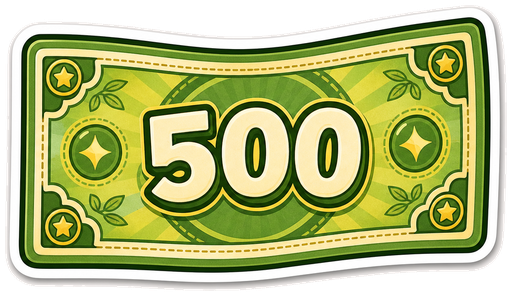
#> input picture assets/items/bill-500.png, 512 x 296 px, found by its file name
$ python prepare_assets.py
#> lines starting #> are read from the running program, lines starting #| are printed output that depends on the picture; after the words box and inside, x2 and y2 are one past the last pixel; in counts of white or black regions, pixels touching at a corner belong together
from __future__ import annotations

import shutil
from collections import deque
from pathlib import Path

import numpy as np
from PIL import Image, ImageDraw, ImageFilter


ROOT = Path(__file__).resolve().parents[1]
SOURCE = ROOT / "assets" / "source-previews"
ASSETS = ROOT / "assets"
PUBLIC = ROOT / "public" / "assets"


ITEM_FILES = [
    "bill-500.png",
    "bill-1000.png",
    "bill-5000.png",
    "contract.png",
    "mirror.png",
    "hallway.png",
    "kitchen.png",
    "tax.png",
    "fine.png",
    "wheel.png",
    "engine.png",
    "car-body.png",
    "fuel-can-20l.png",
]

CHARACTER_FILES = {
    "heroine-concept.png": "heroine.png",
    "car-mode-concept.png": "heroine-car.png",
}


def estimate_background(rgb: np.ndarray) -> np.ndarray:
    h, w, _ = rgb.shape
    size = max(12, min(h, w) // 40)
    samples = np.concatenate(
        [
            rgb[:size, :size].reshape(-1, 3),
            rgb[:size, -size:].reshape(-1, 3),
            rgb[-size:, :size].reshape(-1, 3),
            rgb[-size:, -size:].reshape(-1, 3),
        ],
        axis=0,
    )
    return np.median(samples, axis=0)


def flood_background(candidate: np.ndarray) -> np.ndarray:
    h, w = candidate.shape
    visited = np.zeros((h, w), dtype=bool)
    queue: deque[tuple[int, int]] = deque()

    for x in range(w):
        if candidate[0, x]:
            visited[0, x] = True
            queue.append((0, x))
        if candidate[h - 1, x]:
            visited[h - 1, x] = True
            queue.append((h - 1, x))

    for y in range(h):
        if candidate[y, 0] and not visited[y, 0]:
            visited[y, 0] = True
            queue.append((y, 0))
        if candidate[y, w - 1] and not visited[y, w - 1]:
            visited[y, w - 1] = True
            queue.append((y, w - 1))

    while queue:
        y, x = queue.popleft()
        for ny, nx in ((y - 1, x), (y + 1, x), (y, x - 1), (y, x + 1)):
            if 0 <= ny < h and 0 <= nx < w and candidate[ny, nx] and not visited[ny, nx]:
                visited[ny, nx] = True
                queue.append((ny, nx))

    return visited


def dilate(mask: np.ndarray, pixels: int) -> np.ndarray:
    image = Image.fromarray((mask.astype(np.uint8) * 255), "L")
    for _ in range(pixels):
        image = image.filter(ImageFilter.MaxFilter(3))
    return np.array(image) > 0


def crop_to_alpha(image: Image.Image, pad: int) -> Image.Image:
    alpha = image.getchannel("A")
    bbox = alpha.getbbox()
    if bbox is None:
        return image
    left, top, right, bottom = bbox
    left = max(0, left - pad)
    top = max(0, top - pad)
    right = min(image.width, right + pad)
    bottom = min(image.height, bottom + pad)
    return image.crop((left, top, right, bottom))


def fit_max(image: Image.Image, max_dimension: int) -> Image.Image:
    longest = max(image.size)
    if longest <= max_dimension:
        return image
    scale = max_dimension / longest
    size = (round(image.width * scale), round(image.height * scale))
    return image.resize(size, Image.Resampling.LANCZOS)


def prepare_cutout(src: Path, dst: Path, *, tolerance: float, preserve_px: int, pad: int, max_dimension: int) -> None:
    src_image = Image.open(src).convert("RGB")
    rgb = np.asarray(src_image).astype(np.float32)
    bg = estimate_background(rgb)
    dist = np.linalg.norm(rgb - bg, axis=2)
    candidate = dist <= tolerance
    bg_connected = flood_background(candidate)

    core_opaque = ~bg_connected
    opaque = dilate(core_opaque, preserve_px)

    rgba = np.dstack([np.asarray(src_image), (opaque.astype(np.uint8) * 255)])
    out = Image.fromarray(rgba, "RGBA")
    out = crop_to_alpha(out, pad=pad)
    out = fit_max(out, max_dimension=max_dimension)
    dst.parent.mkdir(parents=True, exist_ok=True)
    out.save(dst)


def copy_file(src: Path, dst: Path) -> None:
    dst.parent.mkdir(parents=True, exist_ok=True)
    shutil.copy2(src, dst)


def create_contact_sheet(files: list[Path], dst: Path) -> None:
    thumb = 180
    label_h = 28
    cols = 5
    rows = (len(files) + cols - 1) // cols
    sheet = Image.new("RGBA", (cols * thumb, rows * (thumb + label_h)), (255, 255, 255, 255))
    draw = ImageDraw.Draw(sheet)

    checker = Image.new("RGBA", (thumb, thumb), (255, 255, 255, 255))
    cd = ImageDraw.Draw(checker)
    cell = 18
    for y in range(0, thumb, cell):
        for x in range(0, thumb, cell):
            fill = (220, 220, 220, 255) if ((x // cell + y // cell) % 2) else (248, 248, 248, 255)
            cd.rectangle((x, y, x + cell - 1, y + cell - 1), fill=fill)

    for i, file in enumerate(files):
        col = i % cols
        row = i // cols
        x0 = col * thumb
        y0 = row * (thumb + label_h)
        sheet.alpha_composite(checker, (x0, y0))

        img = Image.open(file).convert("RGBA")
        img.thumbnail((thumb - 20, thumb - 20), Image.Resampling.LANCZOS)
        ix = x0 + (thumb - img.width) // 2
        iy = y0 + (thumb - img.height) // 2
        sheet.alpha_composite(img, (ix, iy))
        draw.text((x0 + 6, y0 + thumb + 6), file.name[:24], fill=(30, 30, 30, 255))

    dst.parent.mkdir(parents=True, exist_ok=True)
    sheet.convert("RGB").save(dst)


def main() -> None:
    for name in ITEM_FILES:
        prepare_cutout(
            SOURCE / "items" / name,
            ASSETS / "items" / name,
            tolerance=22,
            preserve_px=3,
            pad=12,
            max_dimension=512,
        )
#> in prepare_cutout, `src_image = Image.open(src).convert("RGB")`:
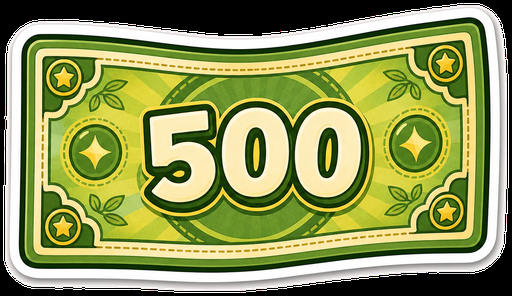
#> src_image: PIL image 512x296 RGB; mean R, G, B 141.8, 150.3, 86.9
#> in estimate_background, `samples = np.concatenate( [ rgb[:size, :size].reshape(-1, 3), rgb[:siz..`: samples = 576 rows, first 8: [0, 0, 0], [0, 0, 0], [0, 0, 0], [0, 0, 0], [0, 0, 0], [0, 0, 0], [0, 0, 0], [0, 0, 0]
#> in prepare_cutout, `bg = estimate_background(rgb)`: bg = [0, 0, 0]
#> in prepare_cutout, `dist = np.linalg.norm(rgb - bg, axis=2)`:
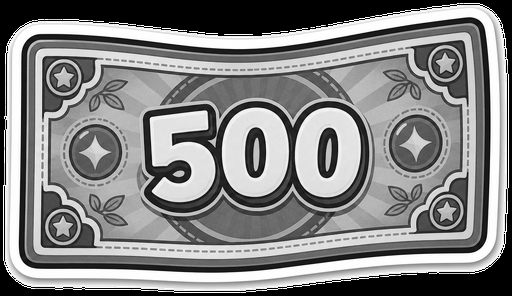
#> dist: shape (296, 512) float32; min 0, max 441.7, mean 229; drawn with min black and max white
#> in prepare_cutout, `candidate = dist <= tolerance`:
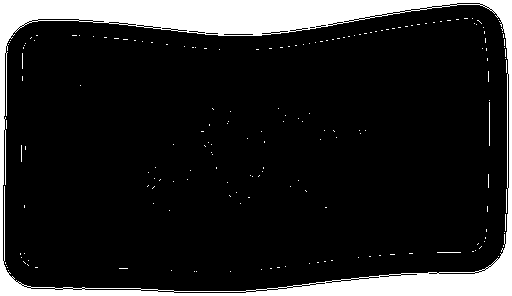
#> candidate: shape (296, 512) bool; 14% white; 183 white regions (179 under 20 px), largest, box (x1, y1, x2, y2) and area: (0, 0, 512, 296) 20758, (489, 102, 490, 146) 44, (506, 189, 507, 213) 24, (437, 252, 461, 253) 24
#> after the loop in flood_background, `for x in range(w):`: visited: shape (296, 512) bool; 0.68% white in thin lines or dots
#> after the loop in flood_background, `for y in range(h):`:
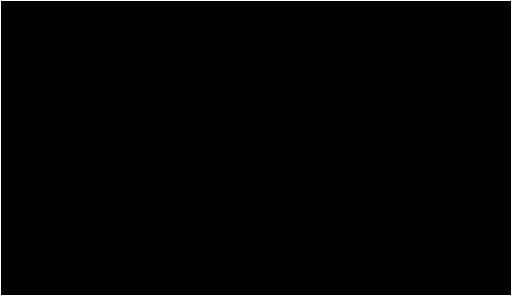
#> visited: shape (296, 512) bool; 1.1% white in thin lines or dots
#> the loop in flood_background, `while queue:` made 19723 passes
#> (y, x) on passes 1 to 3: (0, 0), (295, 0), (0, 1)
#> after the loop in flood_background, `while queue:`:
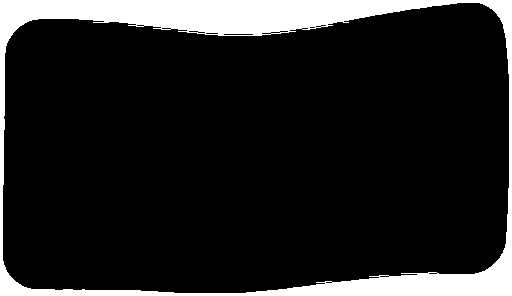
#> visited: shape (296, 512) bool; 13% white; 1 white region, box (x1, y1, x2, y2) and area: (0, 0, 512, 296) 19723
#> the loop in dilate, `for _ in range(pixels):` made 3 passes
#> pass 1, in dilate, `image = image.filter(ImageFilter.MaxFilter(3))`:
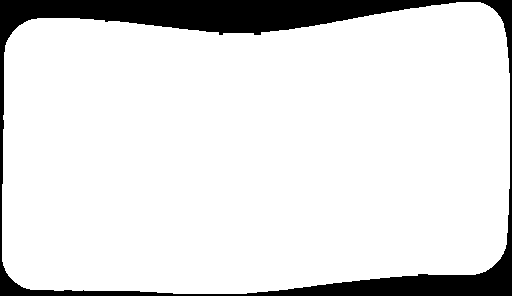
#> image: PIL image 512x296 L; 88.2% white; 1 black region, box (x1, y1, x2, y2) and area: (0, 0, 512, 296) 17816
#> in dilate, `return np.array(image) > 0`: returned value: shape (296, 512) bool; 90.4% white; 4 black regions, box (x1, y1, x2, y2) and area: (0, 0, 454, 182) 9343, (249, 191, 512, 296) 3947, (0, 264, 171, 296) 773, (483, 0, 512, 71) 445
#> in prepare_cutout, `rgba = np.dstack([np.asarray(src_image), (opaque.astype(np.uint8) * 25..`:
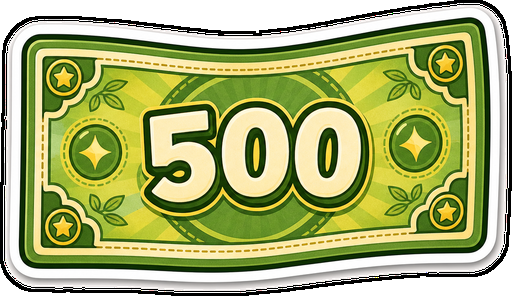
#> rgba: shape (296, 512, 4); mean R, G, B, A 141.8, 150.3, 86.9, 230.6; transparent parts drawn white
#> in crop_to_alpha, `bbox = alpha.getbbox()`: bbox = (0, 0, 512, 296)
#> in crop_to_alpha, `left, top, right, bottom = bbox`: left = 0; right = 512; bottom = 296
#> pass 2 of the loop in main, `for name in ITEM_FILES:`:
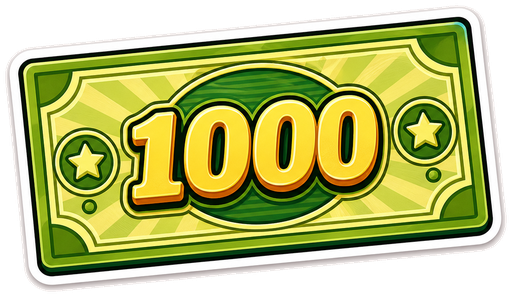
#> input picture assets/items/bill-1000.png, 512 x 297 px, found by its file name
#> src_image: PIL image 512x297 RGB
#> rgb: shape (297, 512, 3) float32
#> dist: shape (297, 512) float32
#> candidate: shape (297, 512) bool; 26% white; 50 white regions (43 under 20 px), largest, box (x1, y1, x2, y2) and area: (0, 0, 512, 297) 31097, (19, 17, 492, 276) 3995, (128, 91, 383, 211) 3380
#> after the loop in flood_background (call 2), `for y in range(h):`:
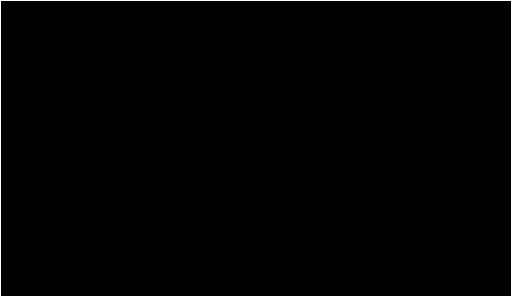
#> visited: shape (297, 512) bool; 1.1% white in thin lines or dots
#> the loop in flood_background (call 2), `while queue:` made 30403 passes
#> (y, x) on passes 1 to 3: (0, 0), (296, 0), (0, 1)
#> core_opaque: shape (297, 512) bool; 80% white; 1 black region, box (x1, y1, x2, y2) and area: (0, 0, 512, 297) 30403
#> in prepare_cutout (call 2), `rgba = np.dstack([np.asarray(src_image), (opaque.astype(np.uint8) * 25..`:
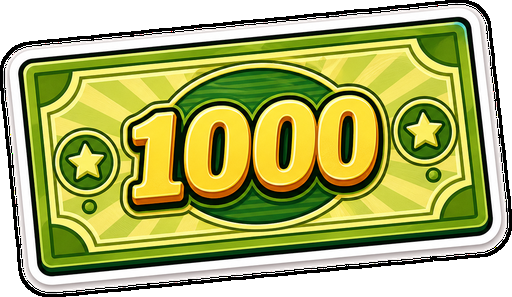
#> rgba: shape (297, 512, 4); mean R, G, B, A 130.7, 136.1, 65.6, 213.1; transparent parts drawn white
#> pass 3 of the loop in main, `for name in ITEM_FILES:`:
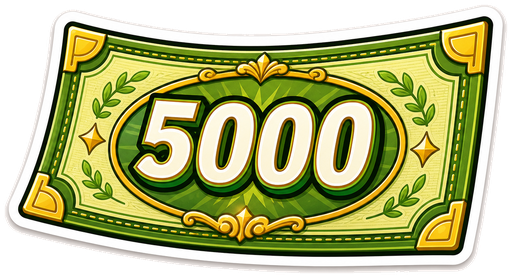
#> input picture assets/items/bill-5000.png, 512 x 278 px, found by its file name
#> src_image: PIL image 512x278 RGB
#> rgb: shape (278, 512, 3) float32
#> dist: shape (278, 512) float32
#> candidate: shape (278, 512) bool; 24.1% white; 288 white regions (252 under 20 px), largest, box (x1, y1, x2, y2) and area: (0, 0, 512, 278) 27937, (169, 18, 493, 256) 1147, (267, 108, 384, 200) 747
#> after the loop in flood_background (call 3), `for y in range(h):`:
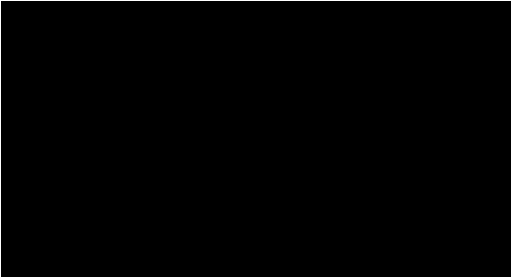
#> visited: shape (278, 512) bool; 1.1% white in thin lines or dots
#> the loop in flood_background (call 3), `while queue:` made 27196 passes
#> (y, x) on passes 1 to 3: (0, 0), (277, 0), (0, 1)
#> core_opaque: shape (278, 512) bool; 80.9% white; 1 black region, box (x1, y1, x2, y2) and area: (0, 0, 512, 278) 27196
#> in prepare_cutout (call 3), `rgba = np.dstack([np.asarray(src_image), (opaque.astype(np.uint8) * 25..`:
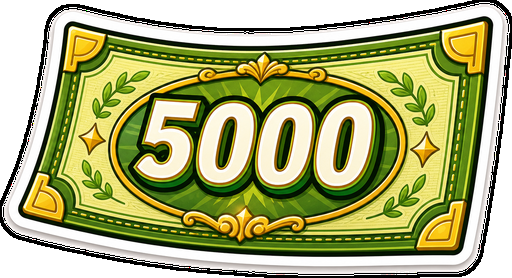
#> rgba: shape (278, 512, 4); mean R, G, B, A 128.8, 132.2, 76.7, 215.7; transparent parts drawn white
#> the loop made 7 passes; the first 3 are shown

    for src_name, dst_name in CHARACTER_FILES.items():
        prepare_cutout(
            SOURCE / "concepts" / src_name,
            ASSETS / "characters" / dst_name,
            tolerance=24,
            preserve_px=4,
            pad=18,
            max_dimension=1024,
        )

    copy_file(ASSETS / "backgrounds" / "tomsk-collage-desktop.png", PUBLIC / "backgrounds" / "tomsk-desktop.png")
    copy_file(ASSETS / "backgrounds" / "tomsk-collage-mobile.png", PUBLIC / "backgrounds" / "tomsk-mobile.png")

    for name in ITEM_FILES:
        copy_file(ASSETS / "items" / name, PUBLIC / "items" / name)

    for dst_name in CHARACTER_FILES.values():
        copy_file(ASSETS / "characters" / dst_name, PUBLIC / "characters" / dst_name)

    create_contact_sheet(
        [ASSETS / "items" / name for name in ITEM_FILES]
        + [ASSETS / "characters" / name for name in CHARACTER_FILES.values()],
        ASSETS / "technical-preview" / "prepared-assets-contact-sheet.png",
    )


if __name__ == "__main__":
#> (the run stopped early here; a loop or call above may not have finished)
